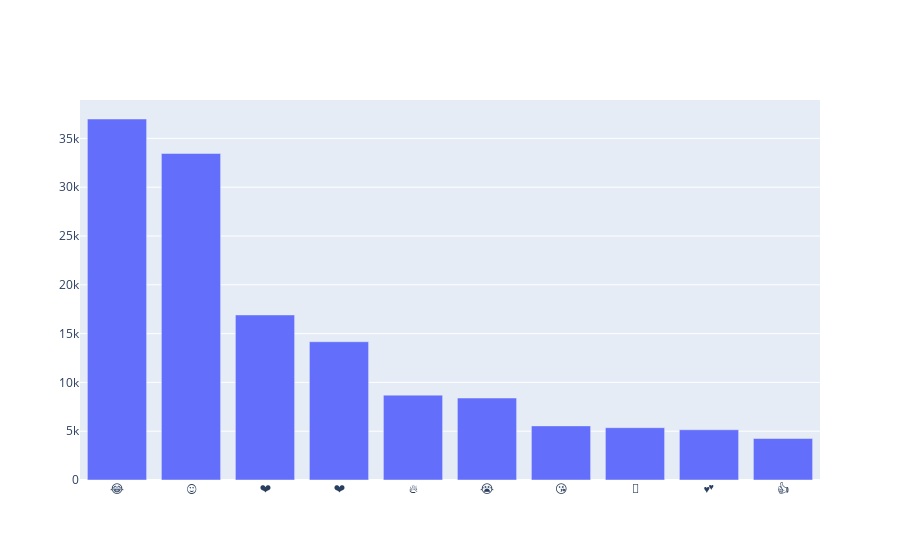

Notebook cell for this chart:
### Code cell
iplot([go.Bar(x= emojis,y=count)])

### Figure 1 — Plotly figure (JSON) as saved in the notebook; plotly's stock layout.template omitted (floating-point values rounded to 4 significant figures)
{"data": [{"type": "bar", "x": ["😂", "😍", "❤️", "❤", "🔥", "😭", "😘", "💖", "💕", "👍"], "y": [36987, 33453, 16911, 14167, 8694, 8398, 5545, 5359, 5147, 4251]}], "layout": {}}
